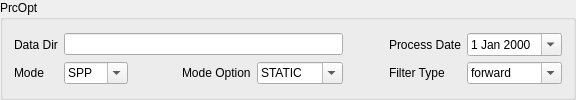
           <widget class="QGroupBox" name="groupBox">
            <property name="title">
             <string>PrcOpt</string>
            </property>
            <layout class="QGridLayout" name="gridLayout_2">
             <item row="0" column="0">
              <layout class="QGridLayout" name="gridLayout">
               <item row="0" column="0">
                <widget class="QLabel" name="label_data_dir">
                 <property name="text">
                  <string>Data Dir</string>
                 </property>
                </widget>
               </item>
               <item row="1" column="0">
                <widget class="QLabel" name="label_mode">
                 <property name="text">
                  <string>Mode</string>
                 </property>
                </widget>
               </item>
               <item row="1" column="3">
                <widget class="QLabel" name="label_filter_type">
                 <property name="text">
                  <string>Filter Type</string>
                 </property>
                </widget>
               </item>
               <item row="1" column="4">
                <widget class="QComboBox" name="combo_filter_type">
                 <property name="editable">
                  <bool>true</bool>
                 </property>
                 <item>
                  <property name="text">
                   <string>forward</string>
                  </property>
                 </item>
                 <item>
                  <property name="text">
                   <string>backward</string>
                  </property>
                 </item>
                 <item>
                  <property name="text">
                   <string>smooth</string>
                  </property>
                 </item>
                </widget>
               </item>
               <item row="1" column="1">
                <layout class="QHBoxLayout" name="horizontalLayout">
                 <item>
                  <widget class="QComboBox" name="combo_mode">
                   <property name="editable">
                    <bool>true</bool>
                   </property>
                   <item>
                    <property name="text">
                     <string>SPP</string>
                    </property>
                   </item>
                   <item>
                    <property name="text">
                     <string>PPP</string>
                    </property>
                   </item>
                   <item>
                    <property name="text">
                     <string>DGPS</string>
                    </property>
                   </item>
                  </widget>
                 </item>
                 <item>
                  <spacer name="horizontalSpacer">
                   <property name="orientation">
                    <enum>Qt::Horizontal</enum>
                   </property>
                   <property name="sizeHint" stdset="0">
                    <size>
                     <width>40</width>
                     <height>20</height>
                    </size>
                   </property>
                  </spacer>
                 </item>
                 <item>
                  <widget class="QLabel" name="label_mode_option">
                   <property name="text">
                    <string>Mode Option</string>
                   </property>
                  </widget>
                 </item>
                 <item>
                  <widget class="QComboBox" name="combo_mode_option">
                   <property name="editable">
                    <bool>true</bool>
                   </property>
                   <item>
                    <property name="text">
                     <string>STATIC</string>
                    </property>
                   </item>
                   <item>
                    <property name="text">
                     <string>KINE</string>
                    </property>
                   </item>
                   <item>
                    <property name="text">
                     <string>KINE_SIM</string>
                    </property>
                   </item>
                   <item>
                    <property name="text">
                     <string>SPP</string>
                    </property>
                   </item>
                   <item>
                    <property name="text">
                     <string>PPP</string>
                    </property>
                   </item>
                   <item>
                    <property name="text">
                     <string>DGPS</string>
                    </property>
                   </item>
                   <item>
                    <property name="text">
                     <string>PPK</string>
                    </property>
                   </item>
                  </widget>
                 </item>
                </layout>
               </item>
               <item row="0" column="1">
                <widget class="QLineEdit" name="edit_data_dir"/>
               </item>
               <item row="0" column="3">
                <widget class="QLabel" name="label_process_date">
                 <property name="text">
                  <string>Process Date</string>
                 </property>
                </widget>
               </item>
               <item row="0" column="4">
                <widget class="QDateEdit" name="edit_process_date">
                 <property name="calendarPopup">
                  <bool>true</bool>
                 </property>
                </widget>
               </item>
               <item row="0" column="2">
                <spacer name="horizontalSpacer_25">
                 <property name="orientation">
                  <enum>Qt::Horizontal</enum>
                 </property>
                 <property name="sizeType">
                  <enum>QSizePolicy::Fixed</enum>
                 </property>
                 <property name="sizeHint" stdset="0">
                  <size>
                   <width>40</width>
                   <height>20</height>
                  </size>
                 </property>
                </spacer>
               </item>
              </layout>
             </item>
            </layout>
           </widget>
